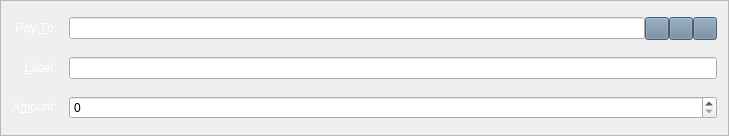
<?xml version="1.0" encoding="UTF-8"?>
<ui version="4.0">
 <class>SendCoinsEntry</class>
 <widget class="QFrame" name="SendCoinsEntry">
  <property name="geometry">
   <rect>
    <x>0</x>
    <y>0</y>
    <width>729</width>
    <height>136</height>
   </rect>
  </property>
  <property name="windowTitle">
   <string>Form</string>
  </property>
  <property name="styleSheet">
   <string notr="true">background-image: url(:/images/bkg);</string>
  </property>
  <property name="frameShape">
   <enum>QFrame::StyledPanel</enum>
  </property>
  <property name="frameShadow">
   <enum>QFrame::Sunken</enum>
  </property>
  <layout class="QGridLayout" name="gridLayout">
   <property name="spacing">
    <number>12</number>
   </property>
   <item row="5" column="0">
    <widget class="QLabel" name="label">
     <property name="styleSheet">
      <string notr="true">background-image: url(:/images/bgbfree);</string>
     </property>
     <property name="text">
      <string>&lt;html&gt;&lt;head/&gt;&lt;body&gt;&lt;p&gt;&lt;span style=&quot; color:#ffffff;&quot;&gt;A&amp;amp;mount:&lt;/span&gt;&lt;/p&gt;&lt;/body&gt;&lt;/html&gt;</string>
     </property>
     <property name="alignment">
      <set>Qt::AlignRight|Qt::AlignTrailing|Qt::AlignVCenter</set>
     </property>
     <property name="buddy">
      <cstring>payAmount</cstring>
     </property>
    </widget>
   </item>
   <item row="3" column="0">
    <widget class="QLabel" name="label_2">
     <property name="styleSheet">
      <string notr="true">background-image: url(:/images/bgbfree);</string>
     </property>
     <property name="text">
      <string>&lt;html&gt;&lt;head/&gt;&lt;body&gt;&lt;p&gt;&lt;span style=&quot; color:#ffffff;&quot;&gt;Pay &amp;amp;To:&lt;/span&gt;&lt;/p&gt;&lt;/body&gt;&lt;/html&gt;</string>
     </property>
     <property name="alignment">
      <set>Qt::AlignRight|Qt::AlignTrailing|Qt::AlignVCenter</set>
     </property>
     <property name="buddy">
      <cstring>payTo</cstring>
     </property>
    </widget>
   </item>
   <item row="5" column="1">
    <widget class="BitcoinAmountField" name="payAmount">
     <property name="styleSheet">
      <string notr="true">background-image: url(:/images/bgbfree);</string>
     </property>
    </widget>
   </item>
   <item row="4" column="0">
    <widget class="QLabel" name="label_4">
     <property name="styleSheet">
      <string notr="true">background-image: url(:/images/bgbfree);</string>
     </property>
     <property name="text">
      <string>&lt;html&gt;&lt;head/&gt;&lt;body&gt;&lt;p&gt;&lt;span style=&quot; color:#ffffff;&quot;&gt;&amp;amp;Label:&lt;/span&gt;&lt;/p&gt;&lt;/body&gt;&lt;/html&gt;</string>
     </property>
     <property name="alignment">
      <set>Qt::AlignRight|Qt::AlignTrailing|Qt::AlignVCenter</set>
     </property>
     <property name="buddy">
      <cstring>addAsLabel</cstring>
     </property>
    </widget>
   </item>
   <item row="3" column="1">
    <layout class="QHBoxLayout" name="payToLayout">
     <property name="spacing">
      <number>0</number>
     </property>
     <item>
      <widget class="QValidatedLineEdit" name="payTo">
       <property name="toolTip">
        <string>The address to send the payment to (e.g. JgZaH1DdikpMTYc2x1Xb6eFBkKGibjmPb9)</string>
       </property>
       <property name="styleSheet">
        <string notr="true">background-image: url(:/images/gr);</string>
       </property>
       <property name="maxLength">
        <number>34</number>
       </property>
      </widget>
     </item>
     <item>
      <widget class="QToolButton" name="addressBookButton">
       <property name="toolTip">
        <string>Choose address from address book</string>
       </property>
       <property name="styleSheet">
        <string notr="true">background-image: url(:/images/bgbfree);
background-color: rgb(106, 131, 154);</string>
       </property>
       <property name="text">
        <string/>
       </property>
       <property name="icon">
        <iconset resource="../bitcoin.qrc">
         <normaloff>:/icons/address-book</normaloff>:/icons/address-book</iconset>
       </property>
       <property name="shortcut">
        <string>Alt+A</string>
       </property>
      </widget>
     </item>
     <item>
      <widget class="QToolButton" name="pasteButton">
       <property name="toolTip">
        <string>Paste address from clipboard</string>
       </property>
       <property name="styleSheet">
        <string notr="true">background-color: rgb(106, 131, 154);
background-image: url(:/images/bgbfree);</string>
       </property>
       <property name="text">
        <string/>
       </property>
       <property name="icon">
        <iconset resource="../bitcoin.qrc">
         <normaloff>:/icons/editpaste</normaloff>:/icons/editpaste</iconset>
       </property>
       <property name="shortcut">
        <string>Alt+P</string>
       </property>
      </widget>
     </item>
     <item>
      <widget class="QToolButton" name="deleteButton">
       <property name="toolTip">
        <string>Remove this recipient</string>
       </property>
       <property name="styleSheet">
        <string notr="true">background-image: url(:/images/bgbfree);
background-color: rgb(106, 131, 154);</string>
       </property>
       <property name="text">
        <string/>
       </property>
       <property name="icon">
        <iconset resource="../bitcoin.qrc">
         <normaloff>:/icons/remove</normaloff>:/icons/remove</iconset>
       </property>
      </widget>
     </item>
    </layout>
   </item>
   <item row="4" column="1">
    <widget class="QValidatedLineEdit" name="addAsLabel">
     <property name="toolTip">
      <string>Enter a label for this address to add it to your address book</string>
     </property>
     <property name="styleSheet">
      <string notr="true">background-image: url(:/images/gr);</string>
     </property>
    </widget>
   </item>
  </layout>
 </widget>
 <customwidgets>
  <customwidget>
   <class>BitcoinAmountField</class>
   <extends>QSpinBox</extends>
   <header>bitcoinamountfield.h</header>
   <container>1</container>
  </customwidget>
  <customwidget>
   <class>QValidatedLineEdit</class>
   <extends>QLineEdit</extends>
   <header>qvalidatedlineedit.h</header>
  </customwidget>
 </customwidgets>
 <resources>
  <include location="../bitcoin.qrc"/>
 </resources>
 <connections/>
</ui>
